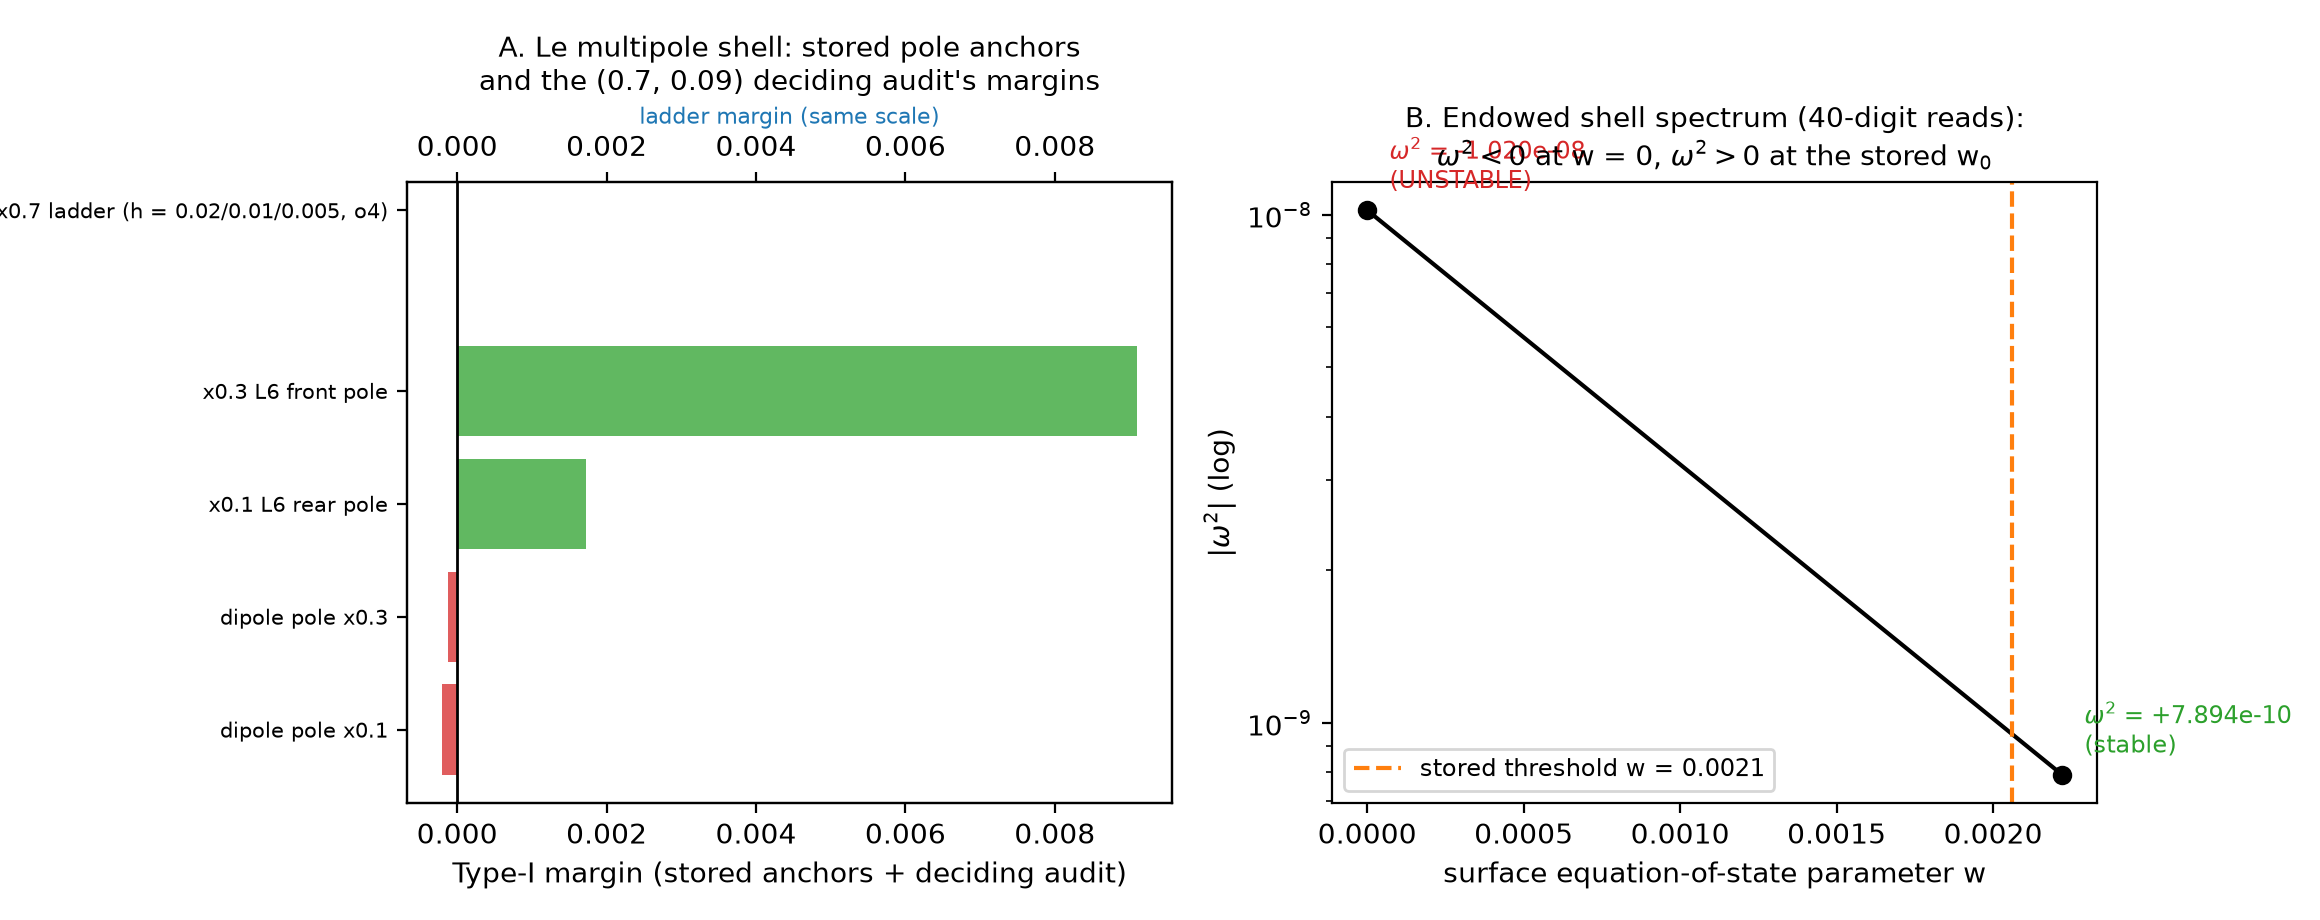

The script that saved this image:
#!/usr/bin/env python3
"""Gate-12 figure: the Le multipole pin + the endowed shell spectrum.

Drawn entirely from stored Gate-12 results:
  gate12-claims/results/g12_le_numbers.json       (anchors, deciding audit)
  gate12-claims/results/g12_endowed_numbers.json  (spectrum, mp40 strings)
No number is typed in by hand.
"""
import json

import numpy as np
import matplotlib
matplotlib.use("Agg")
import matplotlib.pyplot as plt

ROOT = "/home/hatch/workspace/warp-pilot"
FIG = f"{ROOT}/publication/figures"
le = json.load(open(f"{ROOT}/gate12-claims/results/g12_le_numbers.json"))
en = json.load(open(f"{ROOT}/gate12-claims/results/g12_endowed_numbers.json"))

fig, axes = plt.subplots(1, 2, figsize=(11.6, 4.6))
fig.patch.set_facecolor("white")

# --- A: Le anchors + grid ladder of the deciding audit ---
ax = axes[0]
names = list(le["anchors"].keys())
marg = [le["anchors"][k]["margin"] for k in names]
cols = ["tab:green" if m > 0 else "tab:red" for m in marg]
ax.barh(range(len(names)), marg, color=cols, alpha=0.75)
ax.axvline(0, color="k", lw=1)
lad = le["deciding_audit_x0.7"]["ladder"]
hx = sorted(float(k.split("_")[0][1:]) for k in lad)
hy = [lad[f"h{h:g}_o2"]["margin"] if f"h{h:g}_o2" in lad else
      lad[[k for k in lad if k.startswith(f"h{h:g}")][0]]["margin"] for h in hx]
ax2 = ax.twiny()
ax2.plot(hy, [len(names) + 0.6] * len(hy), "o-", color="tab:blue", ms=5,
         label="x = 0.7 audit, grid ladder")
ax2.set_xlim(ax.get_xlim())
ax2.set_xlabel("ladder margin (same scale)", color="tab:blue", fontsize=8)
ax.set_yticks(list(range(len(names))) + [len(names) + 0.6])
ax.set_yticklabels([k.replace("_", " ") for k in names] +
                   ["x0.7 ladder (h = 0.02/0.01/0.005, o4)"], fontsize=7.5)
ax.set_xlabel("Type-I margin (stored anchors + deciding audit)")
ax.set_title("A. Le multipole shell: stored pole anchors\n"
             "and the (0.7, 0.09) deciding audit's margins", fontsize=10)

# --- B: endowed shell spectrum ---
ax = axes[1]
sp = en["spectrum_mp40"]
w0 = float(sp["w0"]); thr = float(sp["threshold"])
o2_0 = float(sp["omega2_at_0"]); o2_w0 = float(sp["omega2_at_w0"])
xs = [0.0, w0]
ax.semilogy(xs, [abs(o2_0), abs(o2_w0)], "o-", color="k")
for x, v in zip(xs, [o2_0, o2_w0]):
    ax.annotate(f"$\omega^2$ = {v:+.3e}\n({'UNSTABLE' if v < 0 else 'stable'})",
                (x, abs(v)), textcoords="offset points", xytext=(8, 8),
                fontsize=8.5,
                color="tab:red" if v < 0 else "tab:green")
ax.axvline(thr, color="tab:orange", ls="--",
           label=f"stored threshold w = {thr:.4f}")
ax.set_xlabel("surface equation-of-state parameter w")
ax.set_ylabel("|$\\omega^2$| (log)")
ax.set_title("B. Endowed shell spectrum (40-digit reads):\n"
             "$\omega^2 < 0$ at w = 0, $\omega^2 > 0$ at the stored w$_0$",
             fontsize=10)
ax.legend(fontsize=8.5)
fig.tight_layout()
out = f"{FIG}/fig_gate12_pins.png"
fig.savefig(out, dpi=200, facecolor="white")
print("wrote", out)
